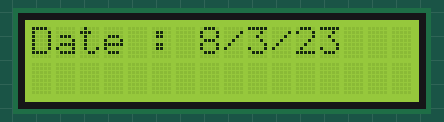
Simulated run of this sketch. Board: Arduino Uno, built with avr-gcc and run on an emulated ATmega328P. Parts: 16×2 character LCD. The local clock reads 2024-03-15 10:24:30 at power-on unless the sketch sets it; what the sketch prints to the serial monitor is not drawn.

Above: at 0.1 s.
At 0.6 s:
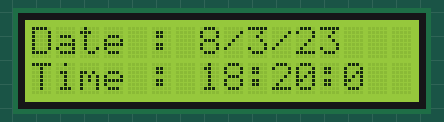

The sketch:

delay.ino
```cpp
#include "Arduino.h"
#include "uRTCLib.h"
#include<Wire.h>
#include<BH1750.h>
#include <LiquidCrystal.h>

const int rs = 2, en = 3, d4 = 4, d5 = 5, d6 = 6, d7 = 7;
LiquidCrystal lcd (rs, en, d4, d5, d6, d7);
#define LCD_CONTRAST_PIN 8

BH1750 lightMeter;
int Relay = 9;
const int OFF_hour = 19;
const int OFF_min = 01;
int secondss = 600;
int max_count = 550;
int flag = 0;
// uRTCLib rtc;
uRTCLib rtc(0x68);

char daysOfTheWeek[7][12] = {"Sunday", "Monday", "Tuesday", "Wednesday", "Thursday", "Friday", "Saturday"};

void setup() {
  Serial.begin(9600);
  URTCLIB_WIRE.begin();

  Wire.begin();
  lightMeter.begin();

  lcd.begin(16, 2);
  analogWrite(LCD_CONTRAST_PIN, 40);

  // Comment out below line once you set the date & time.
  // Following line sets the RTC with an explicit date & time
  // for example to set January 13 2022 at 12:56 you would call:
   rtc.set(0, 20, 18, 5, 8, 3, 23);
  // rtc.set(second, minute, hour, dayOfWeek, dayOfMonth, month, year)
  // set day of week (1=Sunday, 7=Saturday)
}

void display_Date_Time(){
  rtc.refresh();
  lcd.setCursor(0, 0);
  lcd.print("Date : ");
  lcd.print(rtc.day());
  lcd.print("/");
  lcd.print(rtc.month());
  lcd.print("/");
  lcd.print(rtc.year());
  delay(500);

  lcd.setCursor(0,1);
  lcd.print("Time : ");
  lcd.print(rtc.hour());
  lcd.print(":");
  lcd.print(rtc.minute());
  lcd.print(":");
  lcd.print(rtc.second());
  delay(500);
}

void loop() {

  display_Date_Time();

//  if((rtc.hour() == 18 && rtc.minute() == 58) && (rtc.hour()< 19)){
//        Serial.println("stopwatch on ");
//        stopwatch();
//     }
   if (rtc.minute() >= 20 && rtc.minute()<22 && flag ==0 ){
    if (secondss < max_count){
      for(int i=0; i<secondss; i++){
        Serial.println("Light On");
        digitalWrite(Relay, HIGH);
        delay(1000);
      }
    }
    else if(secondss > max_count){
        for(int i=0; i<max_count; i++){
        Serial.println("Light ON for max time");
        digitalWrite(Relay, HIGH);
        delay(1000);
      }
    }
    flag = 1;
  }
  if (flag == 1 && rtc.minute()< 22){
    digitalWrite(Relay, LOW);
    Serial.println("Light OFF");
  }
  else{
    flag = 0;
  }
  return 0;
}

void setClock(){
  secondss++;
  delay(1000);
  Serial.println(secondss);
}

void stopwatch(){
 float lux = lightMeter.readLightLevel();
  lcd.clear();
  lcd.setCursor(0, 0);
  lcd.print("Light: ");
  lcd.setCursor(0, 1);
  lcd.print(lux);
  Serial.println(lux);
  lcd.print(" lx");
  delay(1000);

 if(lux>10000)
{
  setClock();
}

//void setClock(){
//
//  second++;
//  delay(1000);
//}
}
```
